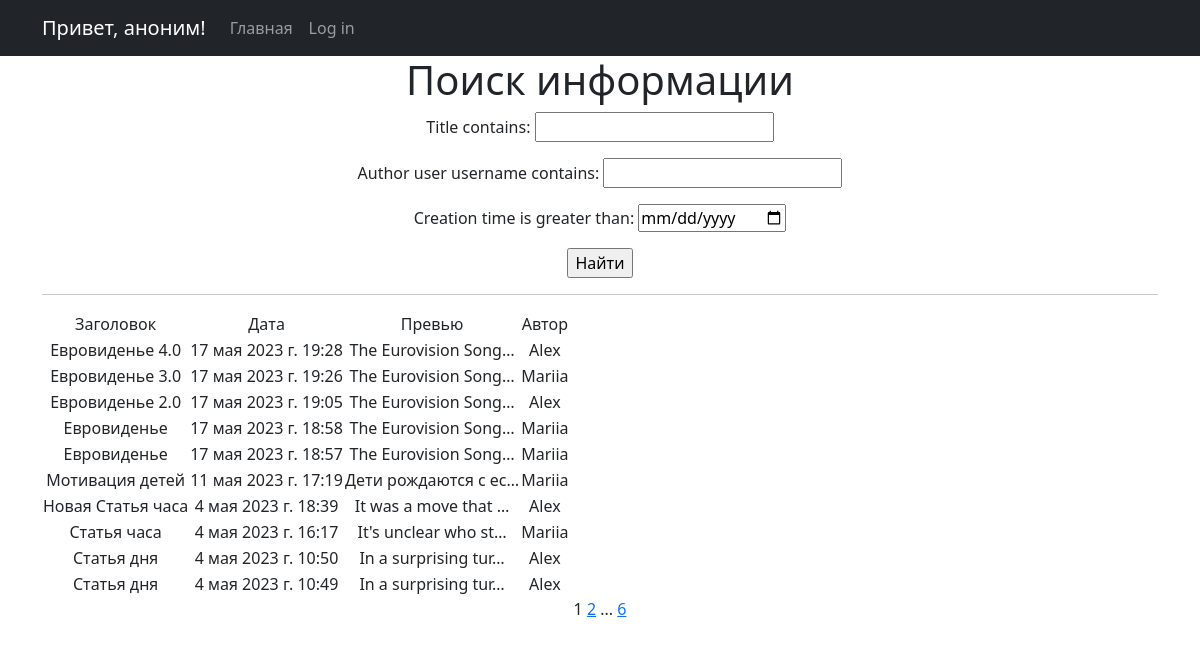
Before: /news/search with the older database file.
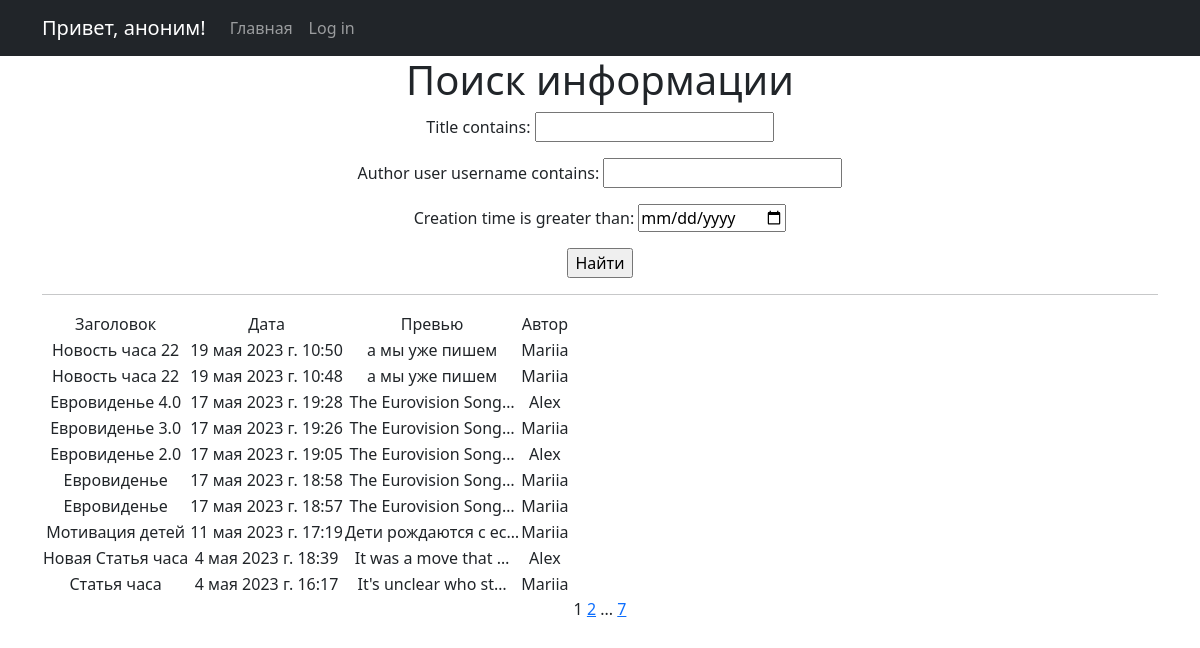
After: the same page with the newer database file.
### News_Portal/models.py (models this page shows, shortened)
class Post(models.Model):
    author = models.ForeignKey(Author, on_delete=models.CASCADE)
    type = models.CharField(max_length=2, choices=TYPES, default="news")
    creation_time = models.DateTimeField(auto_now_add=True)
    category = models.ManyToManyField(Category, through="PostCategory")
    title = models.CharField(max_length=255, default="Новость часа")
    text = models.TextField(default="а мы уже пишем")
    rating = models.FloatField(default=0.0)

class Author(models.Model):
    user = models.OneToOneField(User, on_delete=models.CASCADE)
    rating = models.FloatField(default=0.0)
    def __str__(self):
        return self.user.username

### News_Portal/views.py (the view, shortened to what this page needs)
# urls.py: path("search", Search.as_view(), name="news_search"),
class Search(ListView):
    model = Post
    ordering = "-creation_time"
    template_name = "search.html"
    context_object_name = "news"
    paginate_by = 10
    def get_queryset(self):
        queryset = super().get_queryset()
        self.filterset = PostFilter(self.request.GET, queryset)
        return self.filterset.qs
    def get_context_data(self, **kwargs):
        context = super().get_context_data(**kwargs)
        context["filterset"] = self.filterset
        return context

### News_Portal/templatetags/custom_filters.py (called while the page is built)
@register.filter()
def censor(text):
    if not isinstance(text, str):
        raise ValueError("мы только тексты цензурируем в нашей редакции")
    for bad_word in BANNED_WORDS:
        if bad_word in text:
            censored = bad_word[0] + ("*" * (len(bad_word) - 1))
            text = text.replace(bad_word, censored)
        if bad_word.capitalize() in text:
            censored = bad_word[0].capitalize() + ("*" * (len(bad_word) - 1))
            text = text.replace(bad_word, censored)
    return text

### News_Portal/templates/search.html (shortened to what this page needs)
{% extends 'flatpages/default.html' %}
{% load custom_filters %}
{% block content %}
   <h1>Поиск информации</h1>
   <form action="" method="get">
       {{ filterset.form.as_p }}
       <input type="submit" value="Найти" />
   </form>
   <hr>
   {% if news %}
       <table>
           <tr>
               <td>Заголовок</td>
               <td>Дата</td>
               <td>Превью</td>
               <td>Автор</td>
           </tr>
           {% for post in news %}
           <tr>
               <td>{{ post.title|censor }}</td>
               <td>{{ post.creation_time }}</td>
               <td>{{ post.text|truncatechars:20|censor }}</td>
               <td>{{ post.author|truncatechars:20|censor }}</td>
           </tr>
           {% endfor %}
       </table>
   {% else %}
       <h2>Новостей нет!</h2>
   {% endif %}
   {{ page_obj.number }}
   {% if page_obj.has_next %}
       <a href="?page={{ page_obj.next_page_number }}">{{ page_obj.next_page_number }}</a>
       {% if paginator.num_pages != page_obj.next_page_number %}
           ...
           <a href="?page={{ page_obj.paginator.num_pages }}">{{ page_obj.paginator.num_pages }}</a>
       {% endif %}
   {% endif %}
{% endblock content %}

### News_Portal/templates/flatpages/default.html (shortened to what this page needs)
<!DOCTYPE html>
<html lang="en">
    <head>
        {% load static %}
        <link href="{% static 'css/styles.css' %}" rel="stylesheet" />
    </head>
    <body>
        <nav class="navbar navbar-expand-lg navbar-dark bg-dark static-top">
           <div class="container">
               {% if request.user.is_anonymous %}
                    <a class="navbar-brand" href="#">Привет, аноним!</a>
               {% else %}
                    <a class="navbar-brand" href="/profile">Привет, {{ request.user.username }}!</a>
               {% endif %}
               <div class="collapse navbar-collapse" id="navbarResponsive">
                   <ul class="navbar-nav ml-auto">
                       <li class="nav-item active">
                           <a class="nav-link" href="/news">Главная</a>
                       </li>
                       <li class="nav-item active">
                           {% if request.user.is_anonymous %}
                                <a class="nav-link" href="/accounts/login">Log in</a>
                           {% else %}
                                <a class="nav-link" href="/sign/logout">Log out</a>
                           {% endif %}
                       </li>
                   </ul>
               </div>
           </div>
        </nav>
        <div class="container">
           <div class="row">
               <div class="col-lg-12 text-center">
                   {% block content %}{% endblock content %}
               </div>
           </div>
        </div>
    </body>
</html>

Changed rows visible on the page:
no longer on this page (row unchanged): Post: title|censor "Статья дня", creation_time "4 мая 2023 г. 10:50", text|censor "In a surprising tur…", author|censor "Alex"
no longer on this page (row unchanged): Post: title|censor "Статья дня", creation_time "4 мая 2023 г. 10:49", text|censor "In a surprising tur…", author|censor "Alex"
added Post: title|censor "Новость часа 22", creation_time "19 мая 2023 г. 10:50", text|censor "а мы уже пишем", author|censor "Mariia"
added Post: title|censor "Новость часа 22", creation_time "19 мая 2023 г. 10:48", text|censor "а мы уже пишем", author|censor "Mariia"
Other visible differences:
{{ page_obj.paginator.num_pages }}: "6" → "7"
